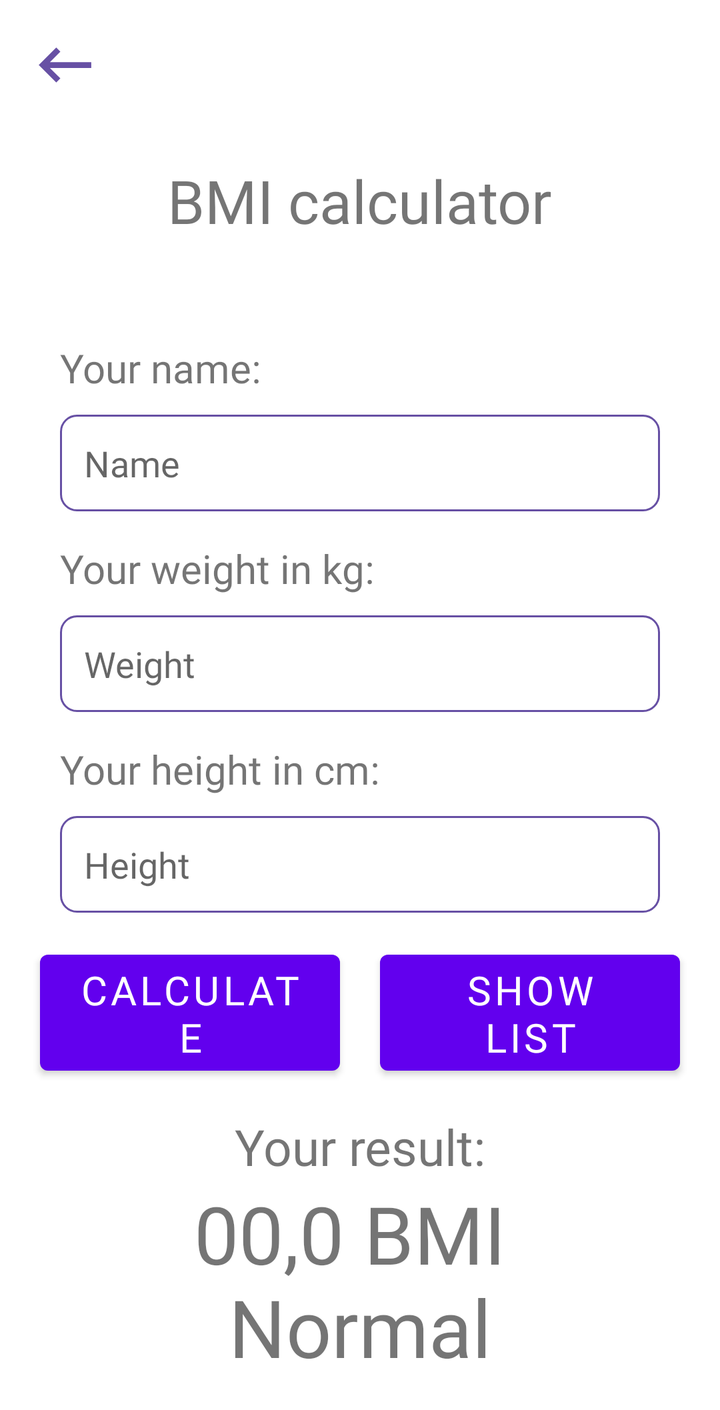
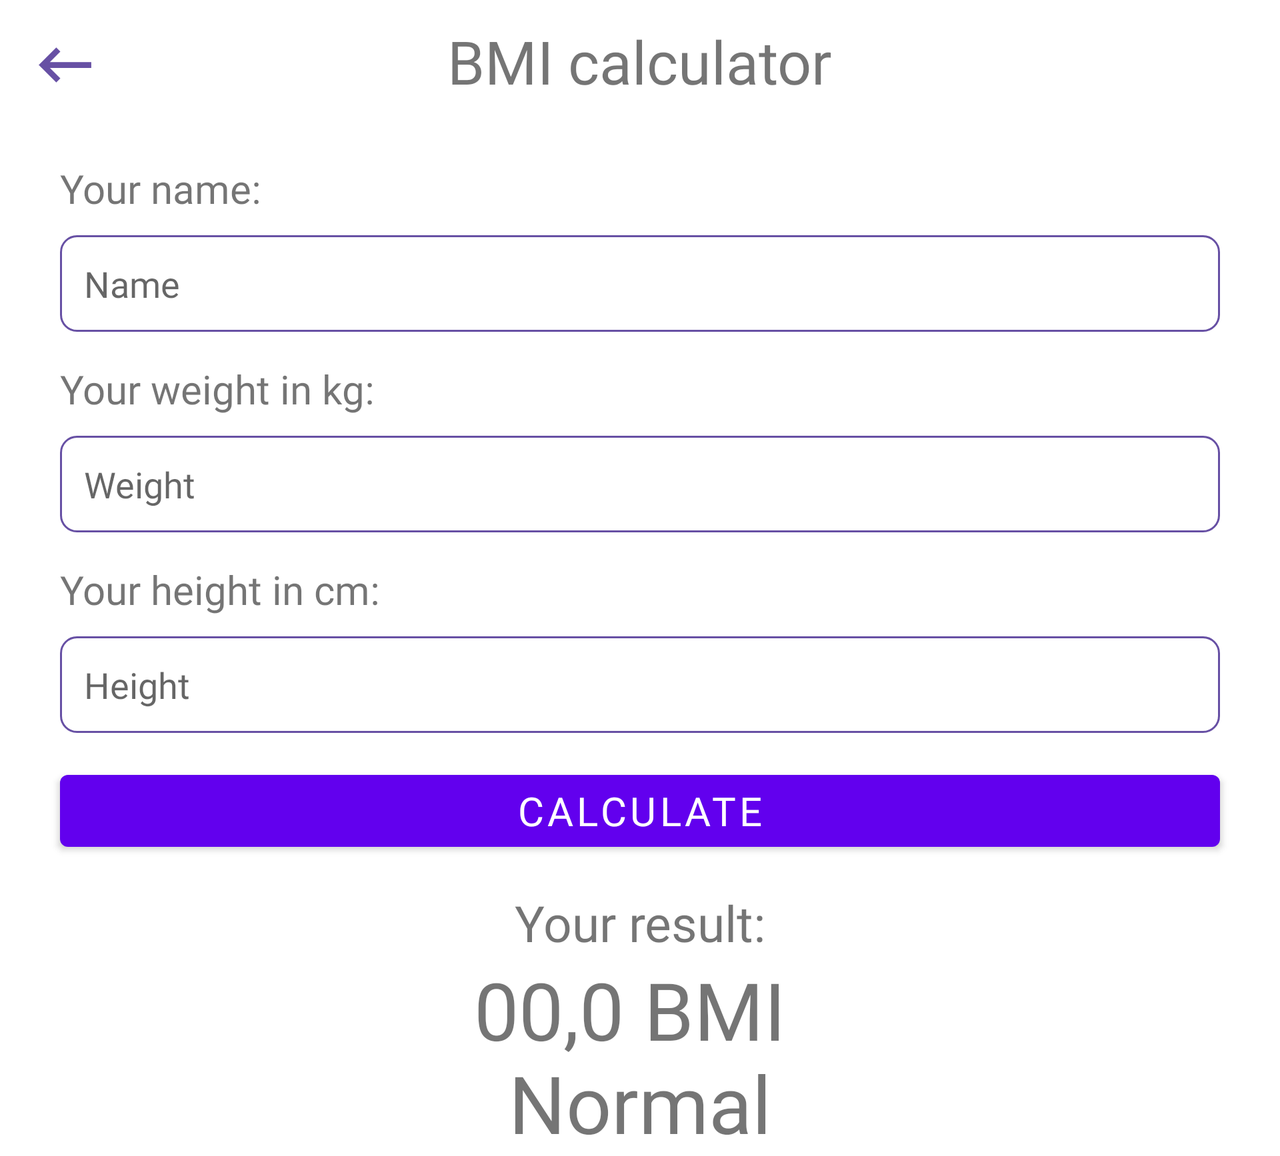

Compare how this app lays out the same screen by default and in its alternative resource folder. The renders come first, then the two layout files and the values they reference.
<!-- AndroidManifest.xml: application theme AppTheme -->
<!-- res/layout/activity_bmi_calculator.xml -->
<?xml version="1.0" encoding="utf-8"?>
<ScrollView xmlns:android="http://schemas.android.com/apk/res/android"
    xmlns:tools="http://schemas.android.com/tools"
    android:layout_width="match_parent"
    android:layout_height="match_parent">

    <LinearLayout
        android:layout_width="match_parent"
        android:layout_height="match_parent"
        android:gravity="center_horizontal"
        android:orientation="vertical"
        tools:context=".BmiCalculatorActivity">

        <LinearLayout
            android:layout_width="match_parent"
            android:layout_height="50dp"
            android:orientation="horizontal">

            <ImageView
                android:id="@+id/goBackToMain"
                android:layout_width="35dp"
                android:layout_height="35dp"
                android:layout_marginStart="15dp"
                android:layout_marginTop="15dp"
                android:contentDescription="@string/goBack"
                android:src="@drawable/back" />

        </LinearLayout>

        <TextView
            android:layout_width="wrap_content"
            android:layout_height="wrap_content"
            android:layout_marginTop="30sp"
            android:layout_marginBottom="50sp"
            android:fontFamily="@font/baloo"
            android:text="@string/bmi_calculator"
            android:textSize="30sp" />


        <TextView
            android:layout_width="match_parent"
            android:layout_height="wrap_content"
            android:layout_marginHorizontal="30sp"
            android:layout_marginBottom="10sp"
            android:fontFamily="@font/baloo"
            android:text="@string/your_name"
            android:textSize="20sp" />

        <EditText
            android:id="@+id/name"
            android:layout_width="match_parent"
            android:layout_height="wrap_content"
            android:layout_marginHorizontal="30sp"
            android:layout_marginBottom="15sp"
            android:background="@drawable/edit_bg"
            android:fontFamily="@font/baloo"
            android:hint="@string/hintName"
            android:inputType="textPersonName"
            android:padding="12sp" />


        <TextView
            android:layout_width="match_parent"
            android:layout_height="wrap_content"
            android:layout_marginHorizontal="30sp"
            android:layout_marginBottom="10sp"
            android:fontFamily="@font/baloo"
            android:text="@string/weight"
            android:textSize="20sp" />

        <EditText
            android:id="@+id/weight"
            android:layout_width="match_parent"
            android:layout_height="wrap_content"
            android:layout_marginHorizontal="30sp"
            android:layout_marginBottom="15sp"
            android:background="@drawable/edit_bg"
            android:fontFamily="@font/baloo"
            android:hint="@string/hintWeight"
            android:inputType="numberDecimal"
            android:padding="12sp" />

        <TextView
            android:layout_width="match_parent"
            android:layout_height="wrap_content"
            android:layout_marginHorizontal="30dp"
            android:layout_marginBottom="10sp"
            android:fontFamily="@font/baloo"
            android:text="@string/height"
            android:textSize="20sp" />

        <EditText
            android:id="@+id/height"
            android:layout_width="match_parent"
            android:layout_height="wrap_content"
            android:layout_marginHorizontal="30sp"
            android:layout_marginBottom="15sp"
            android:background="@drawable/edit_bg"
            android:fontFamily="@font/baloo"
            android:hint="@string/hintHeight"
            android:inputType="numberDecimal"
            android:padding="12sp" />

        <LinearLayout
            android:layout_width="wrap_content"
            android:layout_height="match_parent"
            android:orientation="horizontal">

            <Button
                android:id="@+id/btn_calculate"
                android:layout_width="150dp"
                android:layout_height="70dp"
                android:layout_marginHorizontal="10sp"
                android:layout_marginBottom="15sp"
                android:fontFamily="@font/baloo"
                android:text="@string/calculate"
                android:textSize="20sp" />

            <Button
                android:id="@+id/btn_showDB"
                android:layout_width="150dp"
                android:layout_height="70dp"
                android:layout_marginHorizontal="10sp"
                android:layout_marginBottom="15sp"
                android:fontFamily="@font/baloo"
                android:text="@string/show_list"
                android:textSize="20sp" />
        </LinearLayout>

        <TextView
            android:layout_width="wrap_content"
            android:layout_height="wrap_content"
            android:layout_marginHorizontal="30dp"
            android:fontFamily="@font/baloo"
            android:text="@string/result"
            android:textSize="25sp" />

        <TextView
            android:id="@+id/result"
            android:layout_width="wrap_content"
            android:layout_height="wrap_content"
            android:fontFamily="@font/baloo"
            android:textAlignment="center"
            android:textSize="40sp"
            tools:text="00,0 BMI \nNormal" />

        <androidx.recyclerview.widget.RecyclerView
            android:id="@+id/rcViewBmiList"
            android:layout_width="match_parent"
            android:layout_height="wrap_content"
            android:layout_marginStart="15dp"
            android:layout_marginEnd="15dp"
            android:layout_marginBottom="15dp" />

    </LinearLayout>

</ScrollView>
<!-- resources referenced by this layout -->
<resources>
  <!-- drawable back (drawable) -->
  <vector android:autoMirrored="true" android:height="24dp"
      android:tint="#6750A4" android:viewportHeight="24"
      android:viewportWidth="24" android:width="24dp" xmlns:android="http://schemas.android.com/apk/res/android">
      <path android:fillColor="@android:color/white" android:pathData="M21,11H6.83l3.58,-3.59L9,6l-6,6 6,6 1.41,-1.41L6.83,13H21z"/>
  </vector>
  <!-- drawable edit_bg (drawable) -->
  <?xml version="1.0" encoding="utf-8"?>
  <shape xmlns:android="http://schemas.android.com/apk/res/android">
      <stroke android:color="@color/seed" android:width="1dp"
          />
      <corners android:radius="8dp"/>
  </shape>
  <string name="bmi_calculator">BMI calculator</string>
  <string name="calculate">Calculate</string>
  <string name="goBack">goBackToMainActivity</string>
  <string name="height">Your height in cm:</string>
  <string name="hintHeight">Height</string>
  <string name="hintName">Name</string>
  <string name="hintWeight">Weight</string>
  <string name="result">Your result:</string>
  <string name="show_list">Show List</string>
  <string name="weight">Your weight in kg:</string>
  <string name="your_name">Your name:</string>
  <color name="seed">#6750A4</color>
</resources>
<!-- res/layout-land/activity_bmi_calculator.xml (the repository's variant of the layout above) -->
<!-- drawn on the phone turned sideways -->
<?xml version="1.0" encoding="utf-8"?>
<ScrollView xmlns:android="http://schemas.android.com/apk/res/android"
    xmlns:tools="http://schemas.android.com/tools"
    android:layout_width="match_parent"
    android:layout_height="match_parent">

    <LinearLayout

        android:layout_width="match_parent"
        android:layout_height="match_parent"
        android:gravity="center_horizontal"
        android:orientation="vertical"
        tools:context=".BmiCalculatorActivity">

        <LinearLayout
            android:layout_width="match_parent"
            android:layout_height="50dp"
            android:orientation="horizontal">

            <ImageView
                android:id="@+id/goBackToMain"
                android:layout_width="35dp"
                android:layout_height="35dp"
                android:layout_marginStart="15dp"
                android:layout_marginTop="15dp"
                android:contentDescription="@string/goBack"
                android:src="@drawable/back" />

        </LinearLayout>

        <TextView
            android:layout_width="wrap_content"
            android:layout_height="wrap_content"
            android:layout_marginTop="-40sp"
            android:layout_marginBottom="30sp"
            android:fontFamily="@font/baloo"
            android:text="@string/bmi_calculator"
            android:textSize="30sp" />

        <TextView
            android:layout_width="match_parent"
            android:layout_height="wrap_content"
            android:layout_marginHorizontal="30sp"
            android:layout_marginBottom="10sp"
            android:fontFamily="@font/baloo"
            android:text="@string/your_name"
            android:textSize="20sp" />

        <EditText
            android:id="@+id/name"
            android:layout_width="match_parent"
            android:layout_height="wrap_content"
            android:layout_marginHorizontal="30sp"
            android:layout_marginBottom="15sp"
            android:background="@drawable/edit_bg"
            android:fontFamily="@font/baloo"
            android:inputType="textPersonName"
            android:hint="@string/hintName"
            android:padding="12sp" />

        <TextView
            android:layout_width="match_parent"
            android:layout_height="wrap_content"
            android:layout_marginHorizontal="30sp"
            android:layout_marginBottom="10sp"
            android:fontFamily="@font/baloo"
            android:text="@string/weight"
            android:textSize="20sp" />

        <EditText
            android:id="@+id/weight"
            android:layout_width="match_parent"
            android:layout_height="wrap_content"
            android:layout_marginHorizontal="30sp"
            android:layout_marginBottom="15sp"
            android:background="@drawable/edit_bg"
            android:fontFamily="@font/baloo"
            android:hint="@string/hintWeight"
            android:inputType="numberDecimal"
            android:padding="12sp" />

        <TextView
            android:layout_width="match_parent"
            android:layout_height="wrap_content"
            android:layout_marginHorizontal="30dp"
            android:layout_marginBottom="10sp"
            android:fontFamily="@font/baloo"
            android:text="@string/height"
            android:textSize="20sp" />

        <EditText
            android:id="@+id/height"
            android:layout_width="match_parent"
            android:layout_height="wrap_content"
            android:layout_marginHorizontal="30sp"
            android:layout_marginBottom="15sp"
            android:background="@drawable/edit_bg"
            android:fontFamily="@font/baloo"
            android:hint="@string/hintHeight"
            android:inputType="numberDecimal"
            android:padding="12sp" />

        <Button
            android:id="@+id/btn_calculate"
            android:layout_width="match_parent"
            android:layout_height="wrap_content"
            android:layout_marginHorizontal="30sp"
            android:layout_marginBottom="15sp"
            android:fontFamily="@font/baloo"
            android:text="@string/calculate"
            android:textSize="20sp" />

        <TextView
            android:layout_width="wrap_content"
            android:layout_height="wrap_content"
            android:layout_marginHorizontal="30dp"
            android:fontFamily="@font/baloo"
            android:text="@string/result"
            android:textSize="25sp" />

        <TextView
            android:id="@+id/result"
            android:layout_width="wrap_content"
            android:layout_height="wrap_content"
            android:fontFamily="@font/baloo"
            android:textAlignment="center"
            android:textSize="40sp"
            tools:text="00,0 BMI \nNormal" />

    </LinearLayout>
</ScrollView>
<!-- resources referenced by the variant -->
<!-- as the phone turned sideways resolves them -->
<resources>
  <!-- drawable back (drawable) -->
  <vector android:autoMirrored="true" android:height="24dp"
      android:tint="#6750A4" android:viewportHeight="24"
      android:viewportWidth="24" android:width="24dp" xmlns:android="http://schemas.android.com/apk/res/android">
      <path android:fillColor="@android:color/white" android:pathData="M21,11H6.83l3.58,-3.59L9,6l-6,6 6,6 1.41,-1.41L6.83,13H21z"/>
  </vector>
  <!-- drawable edit_bg (drawable) -->
  <?xml version="1.0" encoding="utf-8"?>
  <shape xmlns:android="http://schemas.android.com/apk/res/android">
      <stroke android:color="@color/seed" android:width="1dp"
          />
      <corners android:radius="8dp"/>
  </shape>
  <string name="bmi_calculator">BMI calculator</string>
  <string name="calculate">Calculate</string>
  <string name="goBack">goBackToMainActivity</string>
  <string name="height">Your height in cm:</string>
  <string name="hintHeight">Height</string>
  <string name="hintName">Name</string>
  <string name="hintWeight">Weight</string>
  <string name="result">Your result:</string>
  <string name="weight">Your weight in kg:</string>
  <string name="your_name">Your name:</string>
  <color name="seed">#6750A4</color>
</resources>
